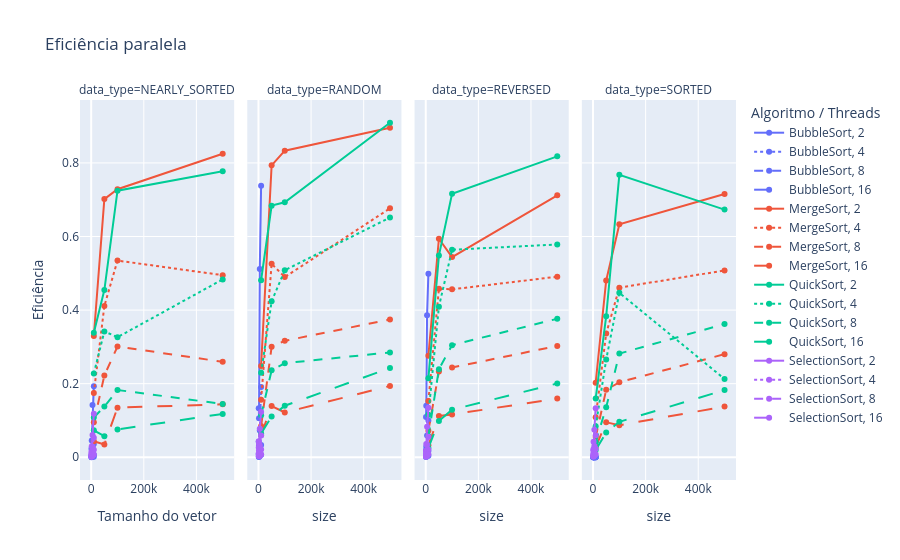

Source (notebook cell):
### Markdown cell above
## 10. Gráfico de Eficiência Paralela

### Code cell
fig = px.line(
    speedup,
    x="size",
    y="efficiency",
    color="base_algorithm",
    line_dash="threads",
    facet_col="data_type",
    markers=True,
    hover_data=["speedup"],
    title="Eficiência paralela"
)

fig.update_layout(
    xaxis_title="Tamanho do vetor",
    yaxis_title="Eficiência",
    legend_title="Algoritmo / Threads"
)

fig.show()
